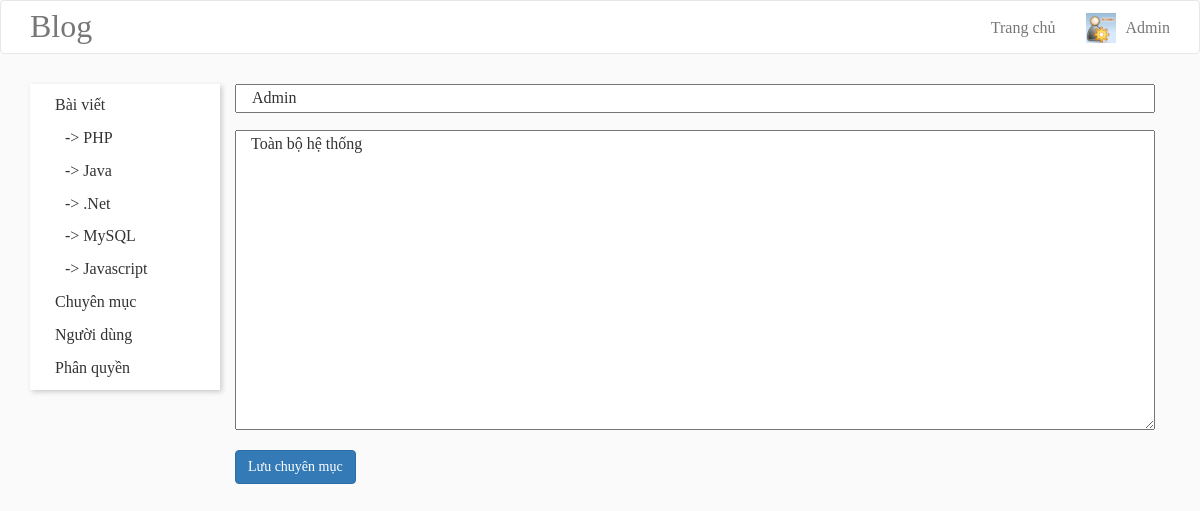
/admin/editlevel.php?id=1, run on the app's committed database.
### tables this page shows
CREATE TABLE `category` (
  `categoryID` int(11) NOT NULL,
  `categoryName` text,
  `categoryParent` int(11) DEFAULT NULL,
  `memberEditCategory` int(11) NOT NULL,
  `datetimeEditCategory` datetime NOT NULL
);

CREATE TABLE `level` (
  `levelID` int(11) NOT NULL,
  `levelName` text,
  `levelAccess` text,
  `memberEditLevel` int(11) NOT NULL,
  `datetimeEditLevel` datetime NOT NULL
);

### models/query.php (called while the page is built, shortened)
<?php
	class Category
	{
		public function getCategory() {
			$sql = mysql_query(
				"SELECT *
				FROM category
				where categoryParent = 0") or die("Error query");
			if (mysql_num_rows($sql) > 0) {
				while ($row = mysql_fetch_array($sql)) {
					$arr[] = array(
						'categoryID'=>$row['categoryID'],
						'categoryName'=>$row['categoryName'],
						'categoryParent'=>$row['categoryParent'],
						'memberEditCategory'=>$row['memberEditCategory'],
						'datetimeEditCategory'=>$row['datetimeEditCategory']
						);
				}
			}
			else {
				echo $arr = "";
			}
			return $arr;
		}
	}
	class Level
	{
		public function getLevelById($levelID) {
			$sql = mysql_query(
				"SELECT *
				FROM level WHERE levelID = $levelID") or die("Error query");
			if (mysql_num_rows($sql) > 0) {
				while ($row = mysql_fetch_array($sql)) {
					$arr = array(
						'levelID'=>$row['levelID'],
						'levelName'=>$row['levelName'],
						'levelAccess'=>$row['levelAccess'],
						'memberEditLevel'=>$row['memberEditLevel'],
						'datetimeEditLevel'=>$row['datetimeEditLevel']
						);
				}
			}
			else {
				echo $arr = "";
			}
			return $arr;
		}
	}

### admin/editlevel.php (the view, shortened to what this page needs)
<?php
	include "../models/query.php";
	$category = new SQL\Category();
	$listCategory = $category->getCategory();
	$levelID = $_GET['id'];
	$level = new SQL\Level();
	$listLevel = $level->getLevelById($levelID);
?>
<!DOCTYPE html>
<html>
<head>
	<link rel="stylesheet" href="https://maxcdn.bootstrapcdn.com/bootstrap/3.3.6/css/bootstrap.min.css">
	<link rel="stylesheet" href="../css/font-awesome.min.css">
	<link rel="stylesheet" type="text/css" href="../css/stylewrite.css">
</head>
<body>
	<header>
		<nav id="navbar-example" class="navbar navbar-default navbar-static">
			<div class="container">
				<div class="navbar-header">
					<a class="navbar-brand logo" href="../index.php">Blog</a>
				</div>
				<div class="collapse navbar-collapse bs-example-js-navbar-collapse">
					<ul class="nav navbar-nav navbar-right">
						<li><a class="nav navbar-brand navbar-right" href="home.php">Trang chủ</a></li>
						<li>
							<a class="nav navbar-brand navbar-right" href="#">
								<img src="../images/members/admin-account-dnn7.png">
								Admin
							</a>
						</li>
					</ul>
				</div>
			</div>
		</nav>
	</header>
	<div class="content">
		<div class="container">
			<div class="col-sm-2">
				<ul>
					<li><a href="home.php">Bài viết</a>
						<ul>
							<?php
								foreach ($listCategory as $key => $value) {
							?>
							<li>-> <a href="sitetab.php?name=<?php echo $value['categoryName']; ?>"><?php echo $value['categoryName']; ?></a></li>
							<?php
								}
							?>
						</ul>
					</li>
					<li><a href="category.php">Chuyên mục</a></li>
					<li><a href="member.php">Người dùng</a></li>
					<li><a href="level.php">Phân quyền</a></li>
				</ul>
			</div>
			<div class="col-sm-10">
				<form method="post" action="" enctype="multipart/form-data">
					<div class="level">
						<input class="col-sm-12" type="text" name="level" value="<?php echo $listLevel['levelName']; ?>" placeholder="Tên quyền truy cập...">
						<br/><br/>
						<textarea class="col-sm-12" name="access" placeholder="Giới hạn quyền truy cập..."><?php echo $listLevel['levelAccess']; ?></textarea>
					</div>
					<div class="bottom">
						<button class="btn btn-primary" name="save" onclick='return confirm("Bạn chắc chắn muốn lưu chuyên mục này?")'>Lưu chuyên mục</button>
					</div>
				</form>
			</div>
		</div>
	</div>
</body>
</html>

### css/stylewrite.css (style rules this page uses)
body { font-family: Georgia, Lucida Console; font-size: 16px; background-color: #fafafa; }
.navbar-default { background-color: #fff; }
.navbar-header { width: 300px; float: left; }
.logo { font-family: Lucida Console; font-size: 32px; }
.collapse ul li { font-family: Georgia; font-size: 16px; margin-left: 30px; margin-top: 10px; }
.collapse ul li a { margin-top: -8px; font-family: Georgia; font-size: 16px; float: left; position: relative; }
.collapse ul li a img { width: 30px; height: 30px; float: left; margin-top: -5px; margin-right: 10px; }
.content { margin-top: -40px; }
.col-sm-2 { box-shadow: 2px 2px 5px #ccc; background-color: #fff; }
.col-sm-2 ul li { list-style: none; margin-left: -30px; padding-top: 10px; }
.col-sm-2 ul li a { color: #333; margin-top: 10px; }
.content textarea { height: 300px; }
.content { padding-top: 50px; }
.bottom { margin-top: 20px; }
.bottom button { margin-top: 20px; margin-right: 10px; }

### data on the page
category: categoryName "PHP"
category: categoryName "Java"
category: categoryName ".Net"
category: categoryName "MySQL"
category: categoryName "Javascript"
level: level "Admin", access "Toàn bộ hệ thống"
